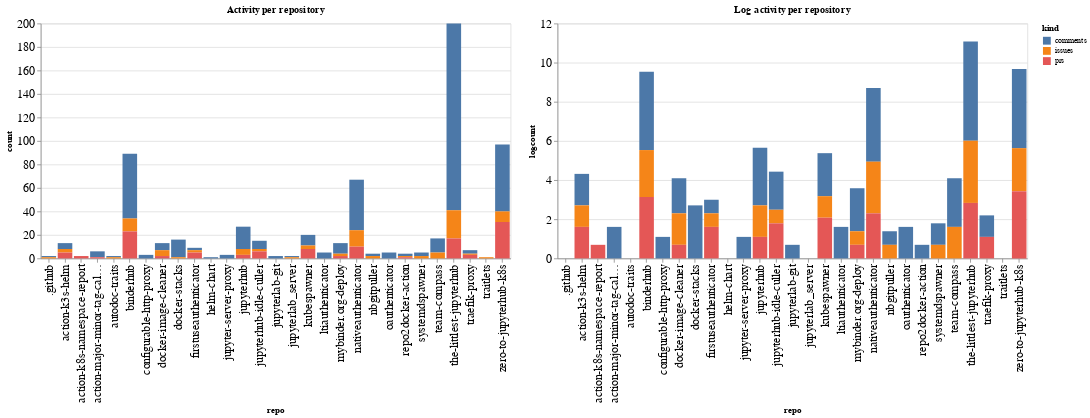

The notebook cell this image was saved under:
### Code cell
ch1 = alt.Chart(repo_summaries, width=600, title="Activity per repository").mark_bar().encode(
    x='repo',
    y='count',
    color='kind',
    tooltip="kind"
)

ch2 = alt.Chart(repo_summaries, width=600, title="Log activity per repository").mark_bar().encode(
    x='repo',
    y='logcount',
    color='kind',
    tooltip="kind"
)

ch1 | ch2

### Figure 1 — Vega-Lite specification as saved in the notebook (floating-point values rounded to 4 significant figures)
{"config": {"axisLeft": {"labelFontSize": 15}, "axisBottom": {"labelFontSize": 15}}, "hconcat": [{"mark": "bar", "encoding": {"color": {"type": "nominal", "field": "kind"}, "tooltip": {"type": "nominal", "field": "kind"}, "x": {"type": "nominal", "field": "repo"}, "y": {"type": "quantitative", "field": "count"}}, "title": "Activity per repository", "width": 600}, {"mark": "bar", "encoding": {"color": {"type": "nominal", "field": "kind"}, "tooltip": {"type": "nominal", "field": "kind"}, "x": {"type": "nominal", "field": "repo"}, "y": {"type": "quantitative", "field": "logcount"}}, "title": "Log activity per repository", "width": 600}], "data": {"name": "data-6c915a40a7899c3ecb3692e9a4cdda59"}, "$schema": "https://vega.github.io/schema/vega-lite/v4.8.1.json", "datasets": {"data-6c915a40a7899c3ecb3692e9a4cdda59": [{"repo": ".github", "kind": "comments", "count": 1, "logcount": 0.0}, {"repo": ".github", "kind": "issues", "count": 1, "logcount": 0.0}, {"repo": "action-k3s-helm", "kind": "comments", "count": 5, "logcount": 1.609}, {"repo": "action-k3s-helm", "kind": "issues", "count": 3, "logcount": 1.099}, {"repo": "action-k3s-helm", "kind": "prs", "count": 5, "logcount": 1.609}, {"repo": "action-k8s-namespace-report", "kind": "prs", "count": 2, "logcount": 0.6931}, {"repo": "action-major-minor-tag-calculator", "kind": "comments", "count": 5, "logcount": 1.609}, {"repo": "action-major-minor-tag-calculator", "kind": "prs", "count": 1, "logcount": 0.0}, {"repo": "autodoc-traits", "kind": "comments", "count": 1, "logcount": 0.0}, {"repo": "autodoc-traits", "kind": "issues", "count": 1, "logcount": 0.0}, {"repo": "binderhub", "kind": "comments", "count": 55, "logcount": 4.007}, {"repo": "binderhub", "kind": "issues", "count": 11, "logcount": 2.398}, {"repo": "binderhub", "kind": "prs", "count": 23, "logcount": 3.135}, {"repo": "configurable-http-proxy", "kind": "comments", "count": 3, "logcount": 1.099}, {"repo": "docker-image-cleaner", "kind": "comments", "count": 6, "logcount": 1.792}, {"repo": "docker-image-cleaner", "kind": "issues", "count": 5, "logcount": 1.609}, {"repo": "docker-image-cleaner", "kind": "prs", "count": 2, "logcount": 0.6931}, {"repo": "docker-stacks", "kind": "comments", "count": 15, "logcount": 2.708}, {"repo": "docker-stacks", "kind": "issues", "count": 1, "logcount": 0.0}, {"repo": "firstuseauthenticator", "kind": "comments", "count": 2, "logcount": 0.6931}, {"repo": "firstuseauthenticator", "kind": "issues", "count": 2, "logcount": 0.6931}, {"repo": "firstuseauthenticator", "kind": "prs", "count": 5, "logcount": 1.609}, {"repo": "helm-chart", "kind": "comments", "count": 1, "logcount": 0.0}, {"repo": "jupyter-server-proxy", "kind": "comments", "count": 3, "logcount": 1.099}, {"repo": "jupyterhub", "kind": "comments", "count": 19, "logcount": 2.944}, {"repo": "jupyterhub", "kind": "issues", "count": 5, "logcount": 1.609}, {"repo": "jupyterhub", "kind": "prs", "count": 3, "logcount": 1.099}, {"repo": "jupyterhub-idle-culler", "kind": "comments", "count": 7, "logcount": 1.946}, {"repo": "jupyterhub-idle-culler", "kind": "issues", "count": 2, "logcount": 0.6931}, {"repo": "jupyterhub-idle-culler", "kind": "prs", "count": 6, "logcount": 1.792}, {"repo": "jupyterlab-git", "kind": "comments", "count": 2, "logcount": 0.6931}, {"repo": "jupyterlab_server", "kind": "comments", "count": 1, "logcount": 0.0}, {"repo": "jupyterlab_server", "kind": "issues", "count": 1, "logcount": 0.0}, {"repo": "kubespawner", "kind": "comments", "count": 9, "logcount": 2.197}, {"repo": "kubespawner", "kind": "issues", "count": 3, "logcount": 1.099}, {"repo": "kubespawner", "kind": "prs", "count": 8, "logcount": 2.079}, {"repo": "ltiauthenticator", "kind": "comments", "count": 5, "logcount": 1.609}, {"repo": "mybinder.org-deploy", "kind": "comments", "count": 9, "logcount": 2.197}, {"repo": "mybinder.org-deploy", "kind": "issues", "count": 2, "logcount": 0.6931}, {"repo": "mybinder.org-deploy", "kind": "prs", "count": 2, "logcount": 0.6931}, {"repo": "nativeauthenticator", "kind": "comments", "count": 43, "logcount": 3.761}, {"repo": "nativeauthenticator", "kind": "issues", "count": 14, "logcount": 2.639}, {"repo": "nativeauthenticator", "kind": "prs", "count": 10, "logcount": 2.303}, {"repo": "nbgitpuller", "kind": "comments", "count": 2, "logcount": 0.6931}, {"repo": "nbgitpuller", "kind": "issues", "count": 2, "logcount": 0.6931}, {"repo": "oauthenticator", "kind": "comments", "count": 5, "logcount": 1.609}, {"repo": "repo2docker-action", "kind": "comments", "count": 2, "logcount": 0.6931}, {"repo": "repo2docker-action", "kind": "issues", "count": 1, "logcount": 0.0}, {"repo": "repo2docker-action", "kind": "prs", "count": 1, "logcount": 0.0}, {"repo": "systemdspawner", "kind": "comments", "count": 3, "logcount": 1.099}, {"repo": "systemdspawner", "kind": "issues", "count": 2, "logcount": 0.6931}, {"repo": "team-compass", "kind": "comments", "count": 12, "logcount": 2.485}, {"repo": "team-compass", "kind": "issues", "count": 5, "logcount": 1.609}, {"repo": "the-littlest-jupyterhub", "kind": "comments", "count": 159, "logcount": 5.069}, {"repo": "the-littlest-jupyterhub", "kind": "issues", "count": 24, "logcount": 3.178}, {"repo": "the-littlest-jupyterhub", "kind": "prs", "count": 17, "logcount": 2.833}, {"repo": "traefik-proxy", "kind": "comments", "count": 3, "logcount": 1.099}, {"repo": "traefik-proxy", "kind": "issues", "count": 1, "logcount": 0.0}, {"repo": "traefik-proxy", "kind": "prs", "count": 3, "logcount": 1.099}, {"repo": "traitlets", "kind": "issues", "count": 1, "logcount": 0.0}, {"repo": "zero-to-jupyterhub-k8s", "kind": "comments", "count": 57, "logcount": 4.043}, {"repo": "zero-to-jupyterhub-k8s", "kind": "issues", "count": 9, "logcount": 2.197}, {"repo": "zero-to-jupyterhub-k8s", "kind": "prs", "count": 31, "logcount": 3.434}]}}
